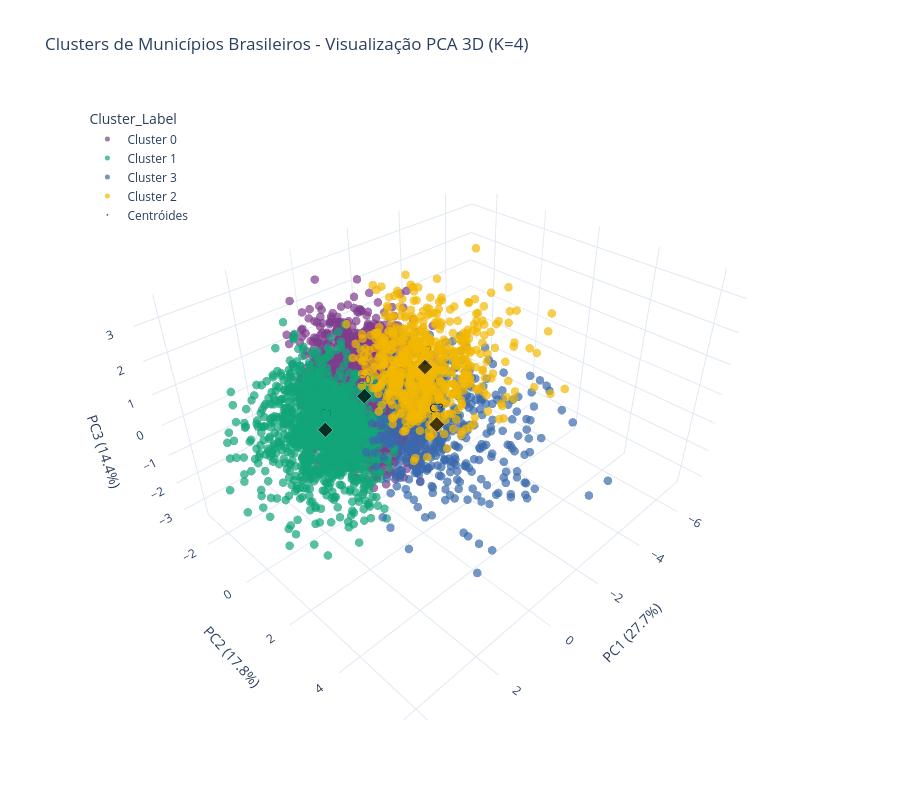

Notebook code for this chart:
### Code cell
# ═══════════════════════════════════════════════════════════════════════════
# CÉLULA 7: PCA 3D - Visualização
# ═══════════════════════════════════════════════════════════════════════════

from pathlib import Path
import plotly.express as px
import plotly.graph_objects as go
from sklearn.decomposition import PCA

print("\n" + "="*80)
print("🎨 VISUALIZAÇÃO 3D DOS CLUSTERS (PCA)")
print("="*80)
print()

# Caminho base (sobe de notebooks/ para a raiz do projeto)
base_path = Path('..')

# Diretório de saída das figuras
output_dir = base_path / 'outputs/figures'
output_dir.mkdir(parents=True, exist_ok=True)

# Aplicar PCA com 3 componentes
pca_3d = PCA(n_components=3, random_state=RANDOM_STATE)
X_pca_3d = pca_3d.fit_transform(X)

print(f"✅ PCA 3D aplicado!")
print(f"   Variância explicada: {pca_3d.explained_variance_ratio_.sum()*100:.2f}%")
print()

# Adicionar ao DataFrame
df_viz['PC3'] = X_pca_3d[:, 2]

# Plotly 3D scatter
print("🎨 Criando visualização 3D interativa...")
print()

fig = px.scatter_3d(
    df_viz,
    x='PC1',
    y='PC2',
    z='PC3',
    color='Cluster_Label',
    hover_data=['nome_municipio', 'uf'],
    title=f'Clusters de Municípios Brasileiros - Visualização PCA 3D (K={K_IDEAL})',
    labels={
        'PC1': f'PC1 ({pca_3d.explained_variance_ratio_[0]*100:.1f}%)',
        'PC2': f'PC2 ({pca_3d.explained_variance_ratio_[1]*100:.1f}%)',
        'PC3': f'PC3 ({pca_3d.explained_variance_ratio_[2]*100:.1f}%)'
    },
    color_discrete_sequence=px.colors.qualitative.Bold,
    height=800
)

# Adicionar centróides 3D
centroids_pca_3d = pca_3d.transform(kmeans.cluster_centers_)

fig.add_trace(go.Scatter3d(
    x=centroids_pca_3d[:, 0],
    y=centroids_pca_3d[:, 1],
    z=centroids_pca_3d[:, 2],
    mode='markers+text',
    name='Centróides',
    marker=dict(
        size=15,
        color='black',
        symbol='diamond',
        line=dict(width=3, color='white')
    ),
    text=[f'C{i}' for i in range(K_IDEAL)],
    textposition='top center',
    textfont=dict(size=12, color='black'),
    hovertemplate='<b>Centróide Cluster %{text}</b><extra></extra>'
))

fig.update_traces(marker=dict(size=5, opacity=0.7))
fig.update_layout(
    template='plotly_white',
    scene=dict(
        xaxis_title=f'PC1 ({pca_3d.explained_variance_ratio_[0]*100:.1f}%)',
        yaxis_title=f'PC2 ({pca_3d.explained_variance_ratio_[1]*100:.1f}%)',
        zaxis_title=f'PC3 ({pca_3d.explained_variance_ratio_[2]*100:.1f}%)'
    ),
    legend=dict(
        orientation="v",
        yanchor="top",
        y=0.99,
        xanchor="left",
        x=0.01
    )
)

output_html = output_dir / '18_clusters_pca_3d_interativo.html'
fig.write_html(output_html)
print(f"✅ Gráfico 3D interativo salvo: {output_html}")
fig.show()

### Figure 1 — Plotly figure (JSON) as saved in the notebook; plotly's stock layout.template omitted (floating-point values rounded to 4 significant figures; data arrays with more than 128 entries replaced by an {"elided": "..."} marker saying what was removed)
{"data": [{"customdata": {"elided": "2780x2 str values"}, "hovertemplate": "Cluster_Label=Cluster 0<br>PC1 (27.7%)=%{x}<br>PC2 (17.8%)=%{y}<br>PC3 (14.4%)=%{z}<br>nome_municipio=%{customdata[0]}<br>uf=%{customdata[1]}<extra></extra>", "legendgroup": "Cluster 0", "marker": {"color": "rgb(127, 60, 141)", "opacity": 0.7, "size": 5, "symbol": "circle"}, "mode": "markers", "name": "Cluster 0", "scene": "scene", "showlegend": true, "type": "scatter3d", "x": {"elided": "2780 float values"}, "y": {"elided": "2780 float values"}, "z": {"elided": "2780 float values"}}, {"customdata": {"elided": "1220x2 str values"}, "hovertemplate": "Cluster_Label=Cluster 1<br>PC1 (27.7%)=%{x}<br>PC2 (17.8%)=%{y}<br>PC3 (14.4%)=%{z}<br>nome_municipio=%{customdata[0]}<br>uf=%{customdata[1]}<extra></extra>", "legendgroup": "Cluster 1", "marker": {"color": "rgb(17, 165, 121)", "opacity": 0.7, "size": 5, "symbol": "circle"}, "mode": "markers", "name": "Cluster 1", "scene": "scene", "showlegend": true, "type": "scatter3d", "x": {"elided": "1220 float values"}, "y": {"elided": "1220 float values"}, "z": {"elided": "1220 float values"}}, {"customdata": {"elided": "541x2 str values"}, "hovertemplate": "Cluster_Label=Cluster 3<br>PC1 (27.7%)=%{x}<br>PC2 (17.8%)=%{y}<br>PC3 (14.4%)=%{z}<br>nome_municipio=%{customdata[0]}<br>uf=%{customdata[1]}<extra></extra>", "legendgroup": "Cluster 3", "marker": {"color": "rgb(57, 105, 172)", "opacity": 0.7, "size": 5, "symbol": "circle"}, "mode": "markers", "name": "Cluster 3", "scene": "scene", "showlegend": true, "type": "scatter3d", "x": {"elided": "541 float values"}, "y": {"elided": "541 float values"}, "z": {"elided": "541 float values"}}, {"customdata": {"elided": "663x2 str values"}, "hovertemplate": "Cluster_Label=Cluster 2<br>PC1 (27.7%)=%{x}<br>PC2 (17.8%)=%{y}<br>PC3 (14.4%)=%{z}<br>nome_municipio=%{customdata[0]}<br>uf=%{customdata[1]}<extra></extra>", "legendgroup": "Cluster 2", "marker": {"color": "rgb(242, 183, 1)", "opacity": 0.7, "size": 5, "symbol": "circle"}, "mode": "markers", "name": "Cluster 2", "scene": "scene", "showlegend": true, "type": "scatter3d", "x": {"elided": "663 float values"}, "y": {"elided": "663 float values"}, "z": {"elided": "663 float values"}}, {"hovertemplate": "<b>Centróide Cluster %{text}</b><extra></extra>", "marker": {"color": "black", "line": {"color": "white", "width": 3}, "opacity": 0.7, "size": 5, "symbol": "diamond"}, "mode": "markers+text", "name": "Centróides", "text": ["C0", "C1", "C2", "C3"], "textfont": {"color": "black", "size": 12}, "textposition": "top center", "type": "scatter3d", "x": [-0.1042, 1.718, -2.213, -0.6267], "y": [-0.4254, 0.1865, -0.1616, 1.963], "z": [-0.04061, 0.05751, 0.1143, -0.06113]}], "layout": {"height": 800, "legend": {"orientation": "v", "title": {"text": "Cluster_Label"}, "tracegroupgap": 0, "x": 0.01, "xanchor": "left", "y": 0.99, "yanchor": "top"}, "scene": {"domain": {"x": [0, 1], "y": [0, 1]}, "xaxis": {"title": {"text": "PC1 (27.7%)"}}, "yaxis": {"title": {"text": "PC2 (17.8%)"}}, "zaxis": {"title": {"text": "PC3 (14.4%)"}}}, "title": {"text": "Clusters de Municípios Brasileiros - Visualização PCA 3D (K=4)"}}}
